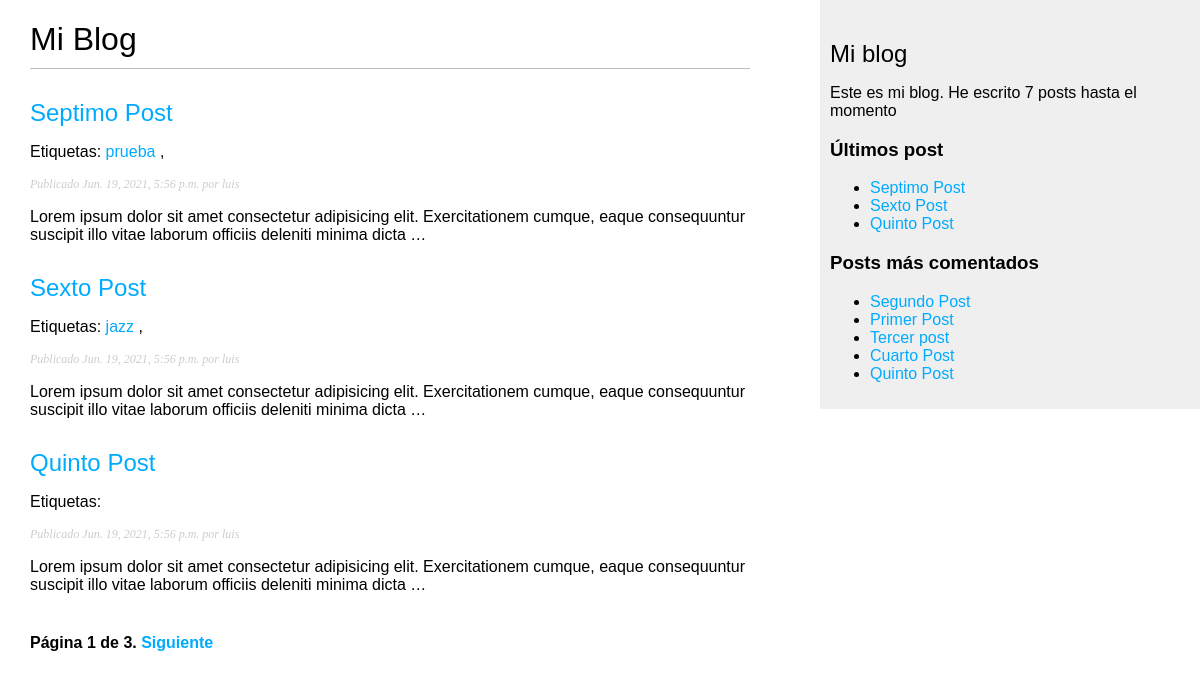
/blog/, run on an earlier commit of the app's database.
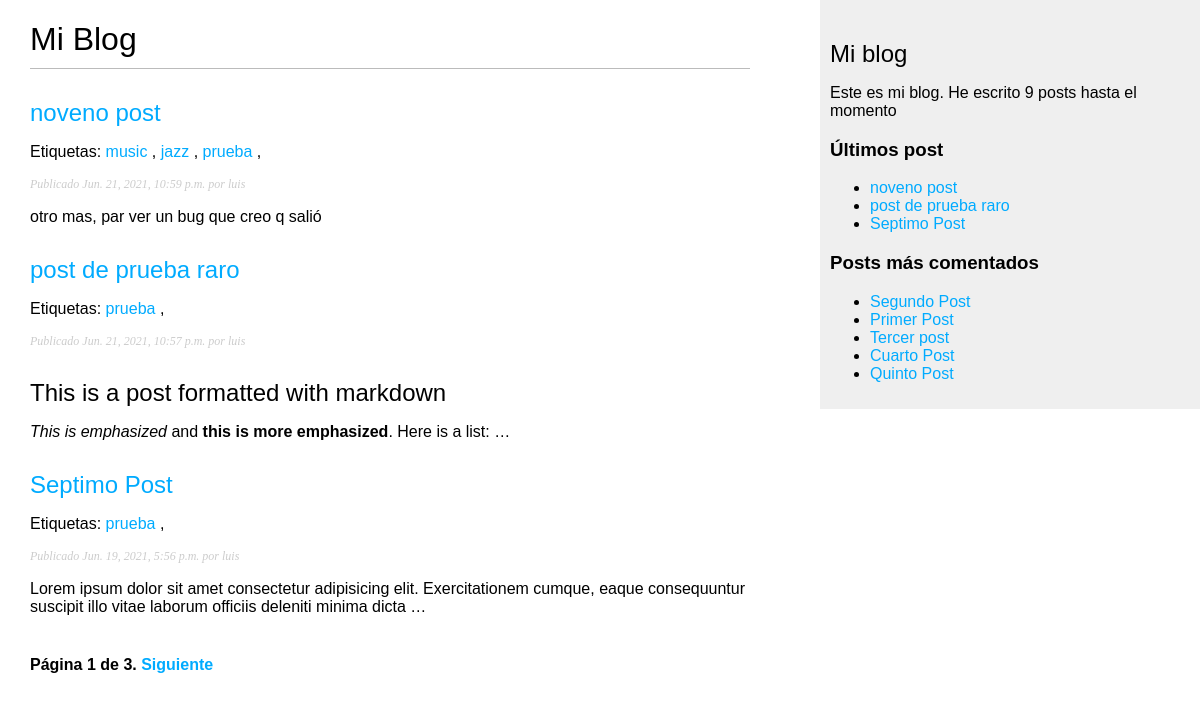
And on a later commit of the database.
### blog/models.py (models this page shows, shortened)
class Post(models.Model):
    STATUS_CHOICES = (('draft', 'Draft'), ('published', 'Published'),)
    title = models.CharField(max_length=255)
    slug = models.SlugField(max_length=250, unique_for_date='publish')
    author = models.ForeignKey(User, on_delete=models.CASCADE, related_name='blog_posts')
    body = models.TextField()
    publish = models.DateTimeField(default=timezone.now)
    created = models.DateTimeField(auto_now_add=True)
    updated = models.DateTimeField(auto_now=True)
    status = models.CharField(max_length=10, choices=STATUS_CHOICES, default='draft')
    class Meta:
        ordering= ('-publish',)
    def get_absolute_url(self):
        return reverse('blog:post_detail', args=[self.publish.year,self.publish.month,self.publish.day,self.slug])
    tags = TaggableManager()

### blog/views.py (the view)
# urls.py: path('', post_list, name='post_list'),
def post_list(request, tag_slug=None):
    object_list = Post.objects.filter(status='published')
    tag = None
    if tag_slug:
        tag = get_object_or_404(Tag, slug=tag_slug)
        object_list = object_list.filter(tags__in=[tag])
    paginator = Paginator(object_list, 3) #3 post por página
    page = request.GET.get('page')
    try:
        posts = paginator.page(page)
    except PageNotAnInteger:
        posts = paginator.page(1)
    except EmptyPage:
        posts = paginator.page(paginator.num_pages)
    return render(request, 'blog/post/list.html', {
        'page': page,
        'posts': posts,
        'tag': tag
    })

### blog/templatetags/blog_tags.py (called while the page is built)
@register.simple_tag
def total_posts():
    return Post.objects.filter(status='published').count()

@register.simple_tag
def get_most_coment_post(count=5):
    return Post.objects.filter(status='published').annotate(total_comments=Count('comments')).order_by('-total_comments')[:count]

@register.inclusion_tag('blog/post/latest_posts.html')
def show_latest_posts(count=5):
    latest_posts = Post.objects.filter(status="published").order_by('-publish')[:count]
    return {'l_post': latest_posts}

@register.filter(name='markdown')
def markdown_format(text):
    return mark_safe(markdown.markdown(text))

### blog/templates/blog/post/list.html (shortened to what this page needs)
{% extends "blog/base.html" %}
{% load blog_tags %}
{% block content %}
  <h1>Mi Blog</h1>
  {% for post in posts %}
    <h2>
        <a href="{{ post.get_absolute_url }}">
            {{ post.title }}
        </a>
    </h2>
    <p class="tags">
      Etiquetas:
      {% for tag in post.tags.all %}
        <a href="{% url 'blog:post_list_by_tag' tag.slug %}">
          {{ tag.name }}
        </a>
        {% if not forllop.last %}
          ,
        {% endif %}
      {% endfor %}
    </p>
    <p class="date">
        Publicado {{ post.publish }} por {{ post.author }}
    </p>
    {{ post.body|markdown|truncatewords_html:20 }}
  {% endfor %}
  {% include "pagination.html" with page=posts %}
{% endblock content %}

### blog/templates/blog/base.html (shortened to what this page needs)
{% load blog_tags %}
{% load static %}
<!DOCTYPE html>
<html lang="es">
<head>
    <link rel="stylesheet" href="{% static 'css/blog.css' %}">
</head>
<body>
    <div id="content">
        {% block content %}
        {% endblock content %}
    </div>
    <div id="sidebar">
        <h2>Mi blog</h2>
        <p>Este es mi blog. He escrito {% total_posts %} posts hasta el momento</p>
        <h3>Últimos post</h3>
        {% show_latest_posts 3 %}
        <h3>Posts más comentados</h3>
        {% get_most_coment_post as most_commented %}
        <ul>
            {% for post in most_commented %}
                <li>
                    <a href="{{ post.get_absolute_url }}">{{ post.title }}</a>
                </li>
            {% endfor %}
        </ul>
    </div>
</body>
</html>

### blog/templates/blog/post/latest_posts.html
<ul>
    {% for post in l_post %}
      <li><a href="{{ post.get_absolute_url }}">
        {{ post.title }}
      </a></li>
    {% endfor %}
</ul>

What changed in the data, as far as the page shows it:
no longer on this page (row unchanged): Post: title "Sexto Post", publish "Jun. 19, 2021, 5:56 p.m.", author "luis", body "Lorem ipsum dolor sit amet consectetur adipisicing elit. Exercitationem cumque, eaque consequuntur suscipit illo vitae laborum officiis deleniti minima dicta …", Tag (name "jazz")
no longer on one of the page's lists (row unchanged): Post: title "Quinto Post", publish "Jun. 19, 2021, 5:56 p.m.", author "luis", body "Lorem ipsum dolor sit amet consectetur adipisicing elit. Exercitationem cumque, eaque consequuntur suscipit illo vitae laborum officiis deleniti minima dicta …"
added Post: title "noveno post", publish "Jun. 21, 2021, 10:59 p.m.", author "luis", body "otro mas, par ver un bug que creo q salió", Tag (name "jazz"), Tag (name "prueba")
now on this page (row unchanged): Tag: name "music", shown under "noveno post"
added Post: title "post de prueba raro", publish "Jun. 21, 2021, 10:57 p.m.", author "luis", body "This is a post formatted with markdown This is emphasized and this is more emphasized . Here is a list: …", Tag (name "prueba")
Also different on the page:
text no longer shown: "7"
text now shown: "9"
